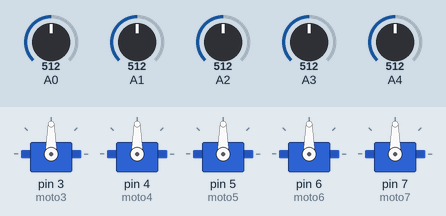
The sketch below on a simulated Arduino Uno, built with avr-gcc and run on an emulated ATmega328P. On the bench: 5 × servo. The inputs (shaded band) are chosen by the test bench; at power-on: A0 = 512, A1 = 512, A2 = 512, A3 = 512, A4 = 512.

Above: at 1.2 s.
1.3 s: A0 set to 716
At 1.6 s:
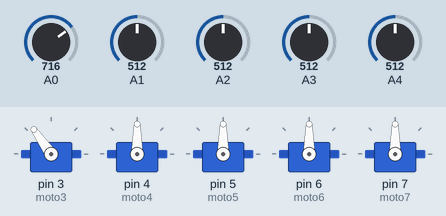
2.8 s: A1 set to 716
At 3.9 s:
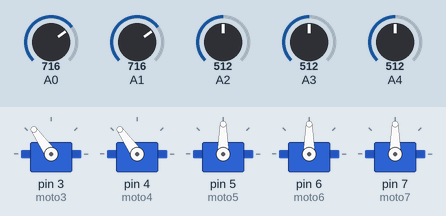
4.3 s: A2 set to 716
At 5.0 s:
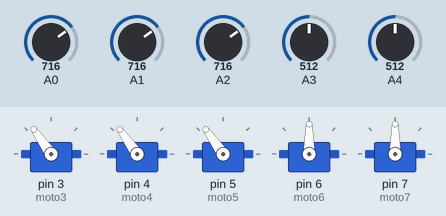
5.8 s: A3 set to 716
At 6.1 s:
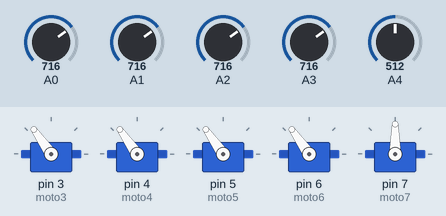
7.3 s: A4 set to 716
At 8.5 s:
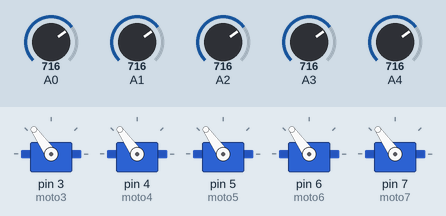
8.8 s: A0 set to 992
At 9.7 s:
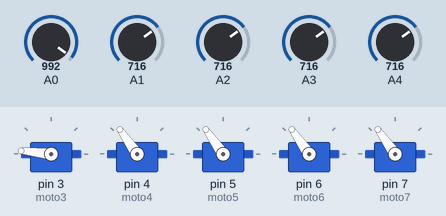
Timing chart, 0 to 11.3 s (numbered marks = the images above; inputs shaded):
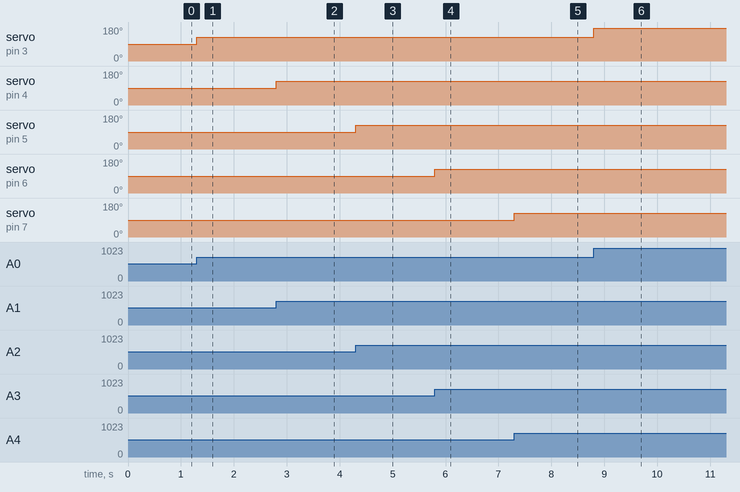

The sketch:

5_servo_controlled_by_5_potentimeters__code_.ino
```cpp
#include <Servo.h>
Servo moto3;
Servo moto4;
Servo moto5;
Servo moto6;
Servo moto7;
int first_pote = 0;
int sec_pote = 0;
int third_pote = 0;
int forth_pote = 0;
int fifth_pote = 0;
void setup()
{
  moto3.attach(3);
  moto4.attach(4);
  moto5.attach(5);
  moto6.attach(6);
  moto7.attach(7);
}

void loop()
{
  first_pote = analogRead(A0);
  first_pote = map(first_pote,0,1023,0,180);
  moto3.write(first_pote);

  sec_pote = analogRead(A1);
  sec_pote = map(sec_pote,0,1023,0,180);
  moto4.write(sec_pote);

  third_pote = analogRead(A2);
  third_pote = map(third_pote,0,1023,0,180);
  moto5.write(third_pote);

  forth_pote = analogRead(A3);
  forth_pote = map(forth_pote,0,1023,0,180);
  moto6.write(forth_pote);

  fifth_pote = analogRead(A4);
  fifth_pote = map(fifth_pote,0,1023,0,180);
  moto7.write(fifth_pote);
}
```

Measured:
- after the input at 1.3 s, servo on pin 3 (moto3): 90° → 125° at once
- after the input at 2.8 s, servo on pin 4 (moto4): 90° → 125° at once
- after the input at 4.3 s, servo on pin 5 (moto5): 90° → 125° at once
- after the input at 5.8 s, servo on pin 6 (moto6): 90° → 125° at once
- after the input at 7.3 s, servo on pin 7 (moto7): 90° → 125° at once
- after the input at 8.8 s, servo on pin 3 (moto3): 125° → 174° at once
